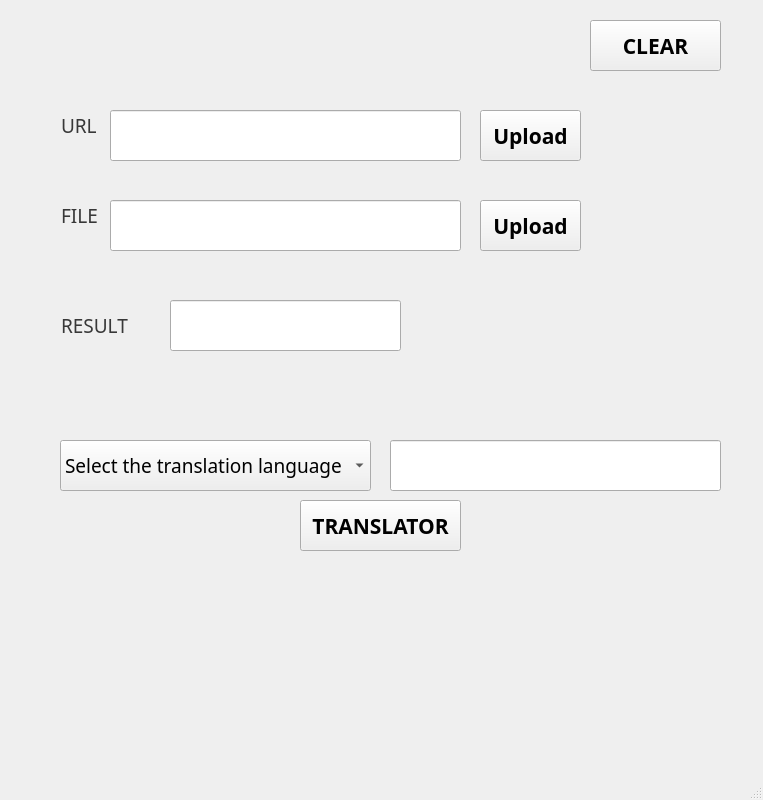
<?xml version="1.0" encoding="UTF-8"?>
<ui version="4.0">
 <class>MainWindow</class>
 <widget class="QMainWindow" name="MainWindow">
  <property name="geometry">
   <rect>
    <x>0</x>
    <y>0</y>
    <width>763</width>
    <height>800</height>
   </rect>
  </property>
  <property name="palette">
   <palette>
    <active>
     <colorrole role="WindowText">
      <brush brushstyle="SolidPattern">
       <color alpha="255">
        <red>56</red>
        <green>56</green>
        <blue>56</blue>
       </color>
      </brush>
     </colorrole>
    </active>
    <inactive>
     <colorrole role="WindowText">
      <brush brushstyle="SolidPattern">
       <color alpha="255">
        <red>56</red>
        <green>56</green>
        <blue>56</blue>
       </color>
      </brush>
     </colorrole>
    </inactive>
    <disabled>
     <colorrole role="WindowText">
      <brush brushstyle="SolidPattern">
       <color alpha="255">
        <red>120</red>
        <green>120</green>
        <blue>120</blue>
       </color>
      </brush>
     </colorrole>
    </disabled>
   </palette>
  </property>
  <property name="windowTitle">
   <string>MainWindow</string>
  </property>
  <property name="windowIcon">
   <iconset theme="hole">
    <normaloff>.</normaloff>.</iconset>
  </property>
  <property name="unifiedTitleAndToolBarOnMac">
   <bool>false</bool>
  </property>
  <widget class="QWidget" name="centralwidget">
   <widget class="QLabel" name="lblURL">
    <property name="geometry">
     <rect>
      <x>60</x>
      <y>110</y>
      <width>51</width>
      <height>31</height>
     </rect>
    </property>
    <property name="font">
     <font>
      <family>Century Gothic</family>
      <pointsize>14</pointsize>
     </font>
    </property>
    <property name="text">
     <string>URL</string>
    </property>
    <property name="textFormat">
     <enum>Qt::PlainText</enum>
    </property>
    <property name="wordWrap">
     <bool>false</bool>
    </property>
    <property name="indent">
     <number>1</number>
    </property>
   </widget>
   <widget class="QLabel" name="lblFile">
    <property name="geometry">
     <rect>
      <x>60</x>
      <y>200</y>
      <width>51</width>
      <height>31</height>
     </rect>
    </property>
    <property name="font">
     <font>
      <family>Century Gothic</family>
      <pointsize>14</pointsize>
     </font>
    </property>
    <property name="text">
     <string>FILE</string>
    </property>
    <property name="textFormat">
     <enum>Qt::PlainText</enum>
    </property>
    <property name="wordWrap">
     <bool>false</bool>
    </property>
    <property name="indent">
     <number>1</number>
    </property>
   </widget>
   <widget class="QPushButton" name="btnCustomVisionURL">
    <property name="geometry">
     <rect>
      <x>480</x>
      <y>110</y>
      <width>101</width>
      <height>51</height>
     </rect>
    </property>
    <property name="font">
     <font>
      <family>Century Gothic</family>
      <pointsize>16</pointsize>
      <weight>75</weight>
      <bold>true</bold>
     </font>
    </property>
    <property name="mouseTracking">
     <bool>true</bool>
    </property>
    <property name="autoFillBackground">
     <bool>false</bool>
    </property>
    <property name="text">
     <string>Upload</string>
    </property>
   </widget>
   <widget class="QLabel" name="lblFile_2">
    <property name="geometry">
     <rect>
      <x>60</x>
      <y>310</y>
      <width>71</width>
      <height>31</height>
     </rect>
    </property>
    <property name="font">
     <font>
      <family>Century Gothic</family>
      <pointsize>14</pointsize>
     </font>
    </property>
    <property name="text">
     <string>RESULT</string>
    </property>
    <property name="textFormat">
     <enum>Qt::PlainText</enum>
    </property>
    <property name="wordWrap">
     <bool>false</bool>
    </property>
    <property name="indent">
     <number>1</number>
    </property>
   </widget>
   <widget class="QPushButton" name="btnCustomVisionFILE">
    <property name="geometry">
     <rect>
      <x>480</x>
      <y>200</y>
      <width>101</width>
      <height>51</height>
     </rect>
    </property>
    <property name="font">
     <font>
      <family>Century Gothic</family>
      <pointsize>16</pointsize>
      <weight>75</weight>
      <bold>true</bold>
     </font>
    </property>
    <property name="mouseTracking">
     <bool>true</bool>
    </property>
    <property name="autoFillBackground">
     <bool>false</bool>
    </property>
    <property name="text">
     <string>Upload</string>
    </property>
   </widget>
   <widget class="QLineEdit" name="lineEditURL">
    <property name="geometry">
     <rect>
      <x>110</x>
      <y>110</y>
      <width>351</width>
      <height>51</height>
     </rect>
    </property>
   </widget>
   <widget class="QLineEdit" name="lineEditFILE">
    <property name="geometry">
     <rect>
      <x>110</x>
      <y>200</y>
      <width>351</width>
      <height>51</height>
     </rect>
    </property>
   </widget>
   <widget class="QLineEdit" name="lineEditResult">
    <property name="geometry">
     <rect>
      <x>170</x>
      <y>300</y>
      <width>231</width>
      <height>51</height>
     </rect>
    </property>
   </widget>
   <widget class="QPushButton" name="btnCustomVisionCLEAR">
    <property name="geometry">
     <rect>
      <x>590</x>
      <y>20</y>
      <width>131</width>
      <height>51</height>
     </rect>
    </property>
    <property name="font">
     <font>
      <family>Century Gothic</family>
      <pointsize>16</pointsize>
      <weight>75</weight>
      <bold>true</bold>
     </font>
    </property>
    <property name="mouseTracking">
     <bool>true</bool>
    </property>
    <property name="autoFillBackground">
     <bool>false</bool>
    </property>
    <property name="text">
     <string>CLEAR</string>
    </property>
   </widget>
   <widget class="QComboBox" name="comboBoxTRANSLATOR">
    <property name="geometry">
     <rect>
      <x>60</x>
      <y>440</y>
      <width>311</width>
      <height>51</height>
     </rect>
    </property>
    <property name="font">
     <font>
      <family>Century Gothic</family>
      <pointsize>14</pointsize>
     </font>
    </property>
    <item>
     <property name="text">
      <string>Select the translation language</string>
     </property>
    </item>
    <item>
     <property name="text">
      <string>INGLES</string>
     </property>
    </item>
    <item>
     <property name="text">
      <string>FRANCES</string>
     </property>
    </item>
    <item>
     <property name="text">
      <string>PORTUGUES</string>
     </property>
    </item>
   </widget>
   <widget class="QLineEdit" name="lineEditResultTRANSLATOR">
    <property name="geometry">
     <rect>
      <x>390</x>
      <y>440</y>
      <width>331</width>
      <height>51</height>
     </rect>
    </property>
   </widget>
   <widget class="QPushButton" name="btnTRANLATOR">
    <property name="geometry">
     <rect>
      <x>300</x>
      <y>500</y>
      <width>161</width>
      <height>51</height>
     </rect>
    </property>
    <property name="font">
     <font>
      <family>Century Gothic</family>
      <pointsize>16</pointsize>
      <weight>75</weight>
      <bold>true</bold>
     </font>
    </property>
    <property name="mouseTracking">
     <bool>true</bool>
    </property>
    <property name="autoFillBackground">
     <bool>false</bool>
    </property>
    <property name="text">
     <string>TRANSLATOR</string>
    </property>
   </widget>
  </widget>
  <widget class="QMenuBar" name="menubar">
   <property name="geometry">
    <rect>
     <x>0</x>
     <y>0</y>
     <width>763</width>
     <height>21</height>
    </rect>
   </property>
  </widget>
  <widget class="QStatusBar" name="statusbar"/>
 </widget>
 <resources/>
 <connections/>
</ui>
